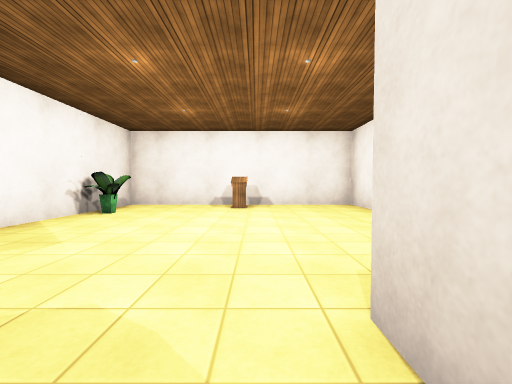
[1] (above)

21 first-person views from a walk through a 3-D level made in the Unity game engine. The camera is 1.3 m above the floor, tilts 2° down and sees 90° across. The floor is counted in squares, 1.76 m on a side. Each view is taken from the middle of a square. On the plan, view 1 faces up. The plan holds only what a view shows up to about 9 squares ahead; the rest is blank. The player character is not drawn. Some surface patterns are stand-ins.

[2]
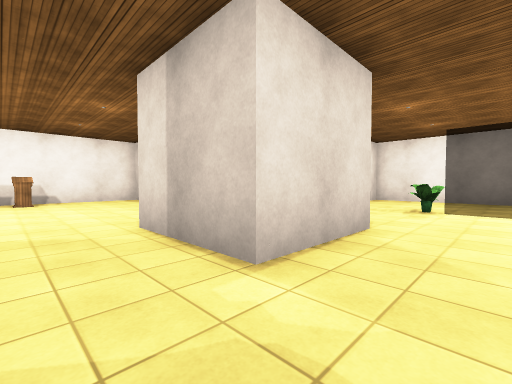

[3]
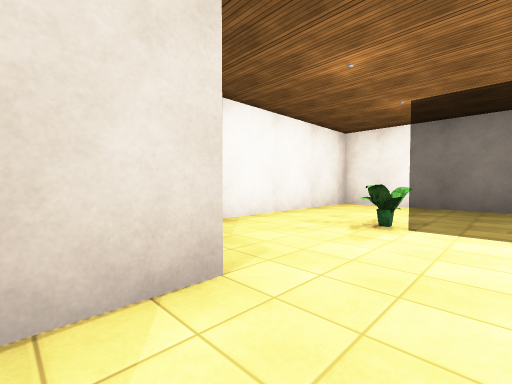

[4]
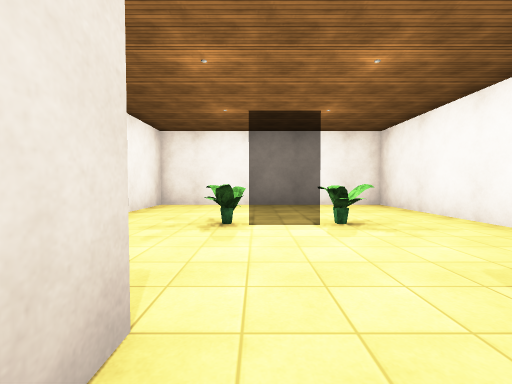

[5]
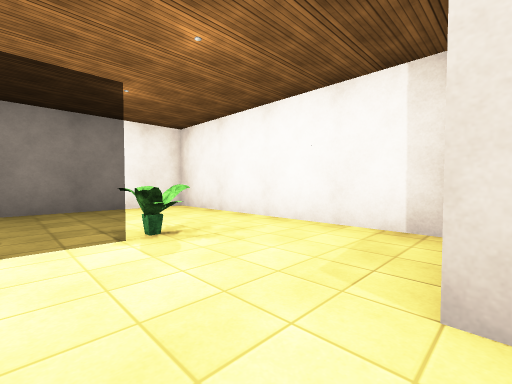

[6]
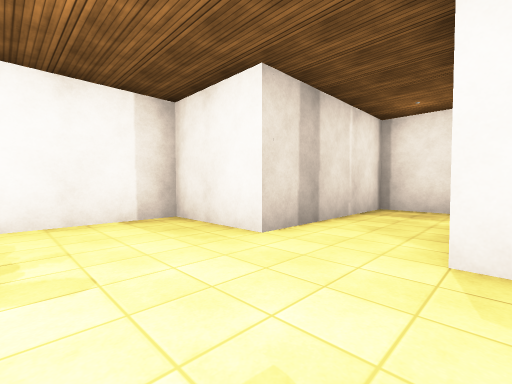

[7]
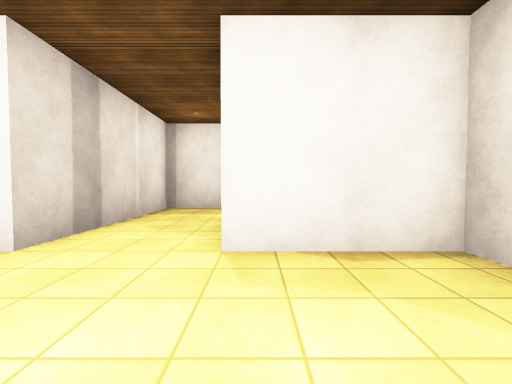

[8]
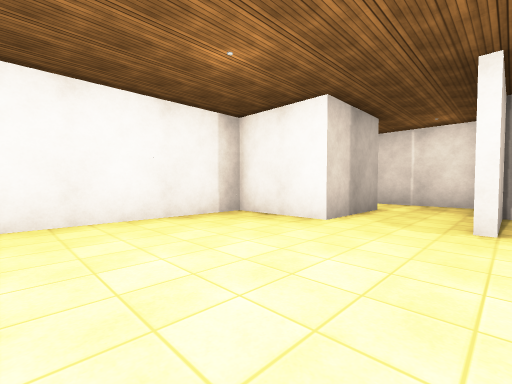

[9]
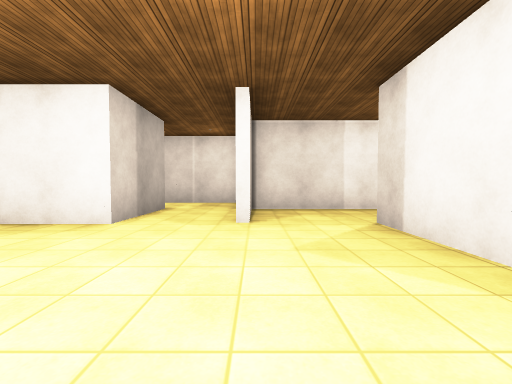

[10]
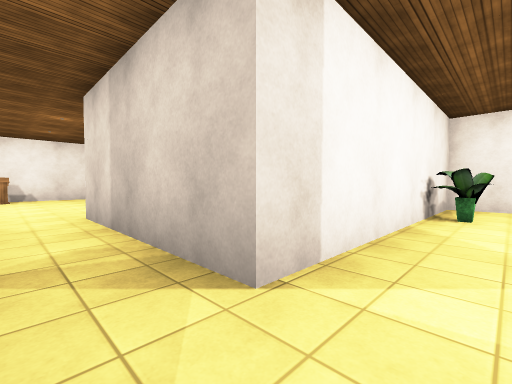

[11]
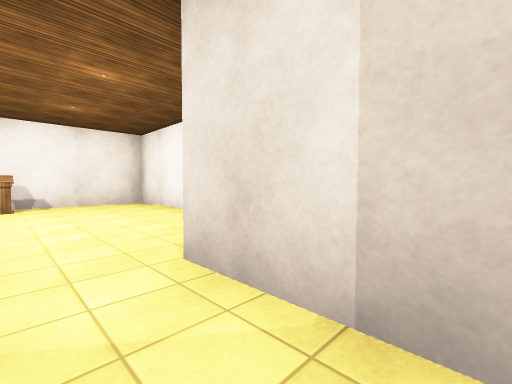

[12]
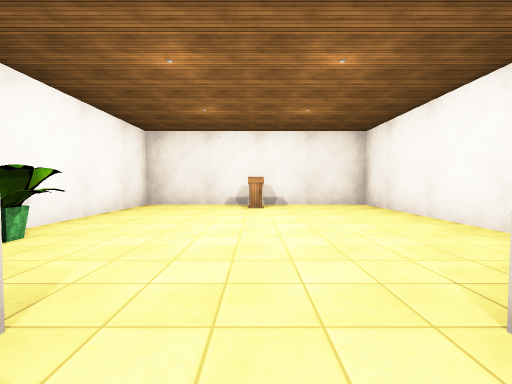

[13]
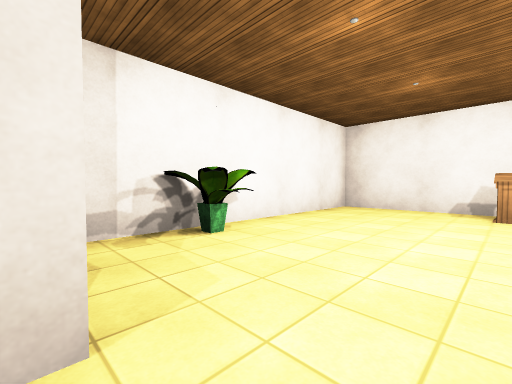

[14]
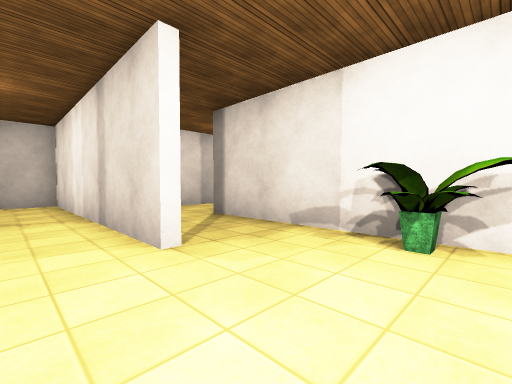

[15]
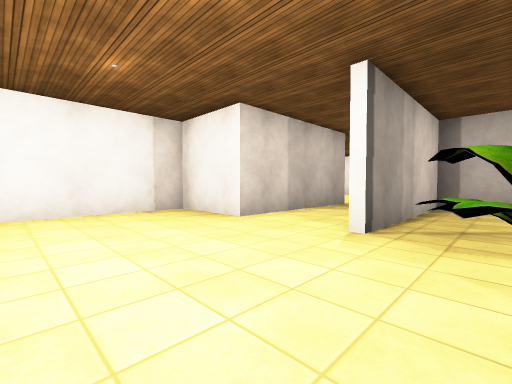

[16]
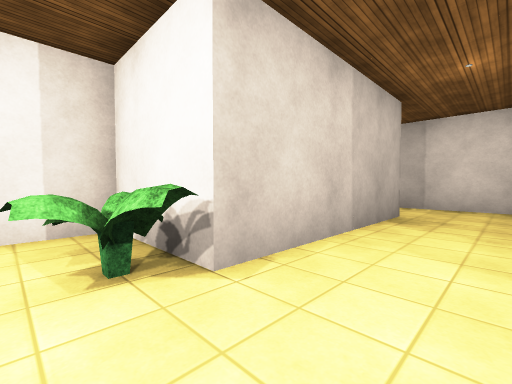

[17]
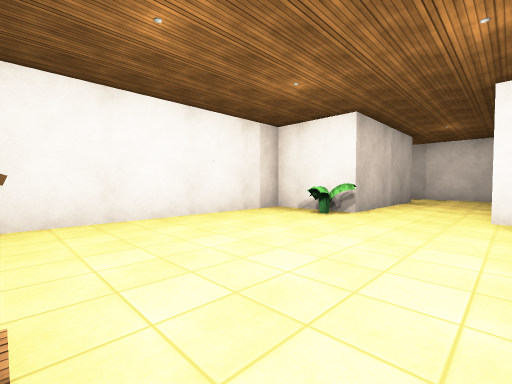

[18]
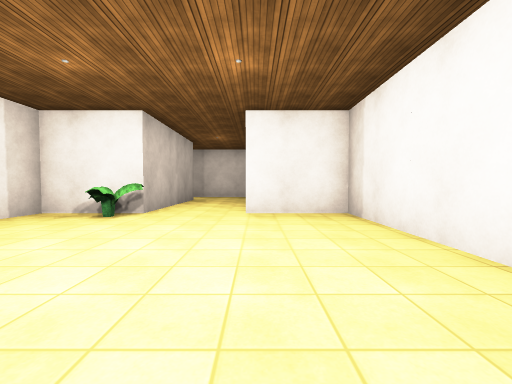

[19]
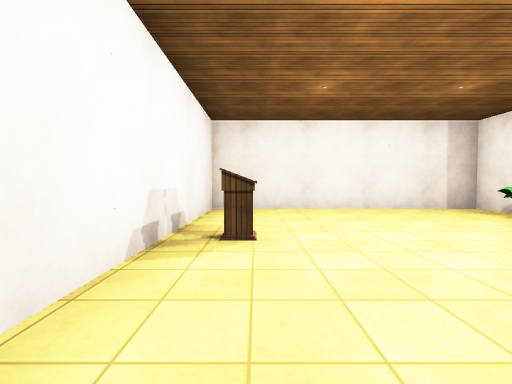

[20]
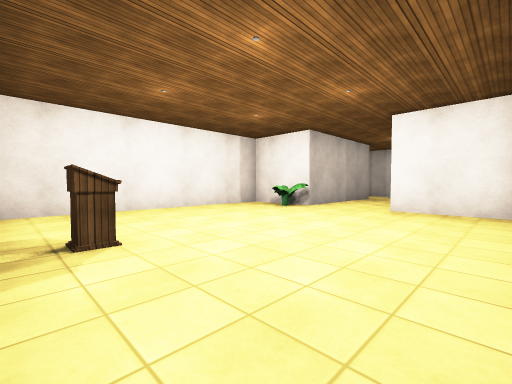

[21]
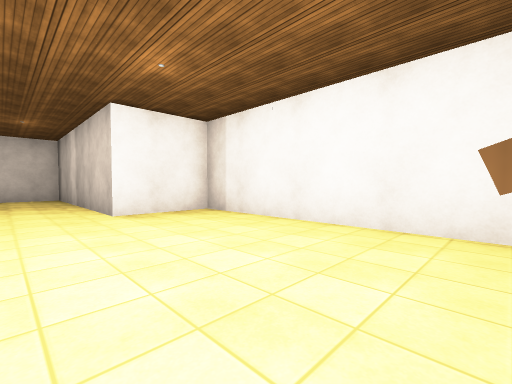

### Floor plan
Ten units are one square. View 1 is at (0, 0); x grows to the right and y downward. Boxes are objects, and circles mark ways between rooms. Rooms are numbered by the first view taken in them; rooms with no view inside come last. Other rooms are left out.
<svg viewBox="-173 -93 286 260">
<path fill="none" stroke="#000" d="M32 -14 32 14 6 14 6 -14M-16 20 -16 37 32 37 32 63 108 63 108 -13 32 -13M6 -14 32 -14 32 -88 -42 -88 -42 -25M-94 13 -17 13 -17 -12M-42 -25 -42 -13 -92 -13 -92 -38 -168 -38 -168 37 -104 37M-17 151 -17 87 -42 87 -42 14 -92 14M-104 37 -67 37 -67 87 -92 87 -92 162 -31 162"/>
<rect x="65" y="35" width="10" height="10" fill="#bbb"><title>plant</title></rect>
<rect x="65" y="5" width="10" height="10" fill="#bbb"><title>plant</title></rect>
<rect x="-45" y="-65" width="10" height="10" fill="#bbb"><title>plant</title></rect>
<rect x="-5" y="-85" width="10" height="10" fill="#bbb"><title>podium</title></rect>
<rect x="-165" y="-5" width="10" height="10" fill="#bbb"><title>podium</title></rect>
<rect x="-115" y="25" width="10" height="10" fill="#bbb"><title>plant</title></rect>
<rect x="-75" y="85" width="10" height="10" fill="#bbb"><title>plant</title></rect>
<rect x="-55" y="145" width="10" height="10" fill="#bbb"><title>podium</title></rect>
<circle cx="-5" cy="-10" r="3" fill="#2a7"/>
<circle cx="-35" cy="-20" r="3" fill="#2a7"/>
<circle cx="-95" cy="25" r="3" fill="#2a7"/>
<text x="60" y="20">1</text>
<text x="0" y="-50">2</text>
<text x="-110" y="0">3</text>
<text x="-60" y="100">4</text>
</svg>
Room 1 opens to room 2. Room 2 opens to room 3. Room 3 opens to room 4.

Where each view was taken, in squares from view 1:
view 1: 0 up, 0 right, facing up
view 2: 3 down, 1 left, facing up-right
view 3: 3 down, 2 right, facing up-right
view 4: 2 down, 2 right, facing right
view 5: 2 down, 3 right, facing down-right
view 6: 1 down, 6 right, facing down-left
view 7: 1 down, 6 right, facing left
view 8: 6 up, 2 left, facing down-right
view 9: 6 up, 2 left, facing down
view 10: 0 up, 3 left, facing up-left
view 11: 0 up, 7 left, facing up-left
view 12: 0 up, 8 left, facing left
view 13: 0 up, 9 left, facing down-left
view 14: 0 up, 12 left, facing down-right
view 15: 3 down, 13 left, facing up-right
view 16: 10 down, 5 left, facing up-left
view 17: 15 down, 4 left, facing up-left
view 18: 15 down, 4 left, facing up
view 19: 15 down, 2 left, facing left
view 20: 16 down, 2 left, facing up-left
view 21: 15 down, 6 left, facing up-right
